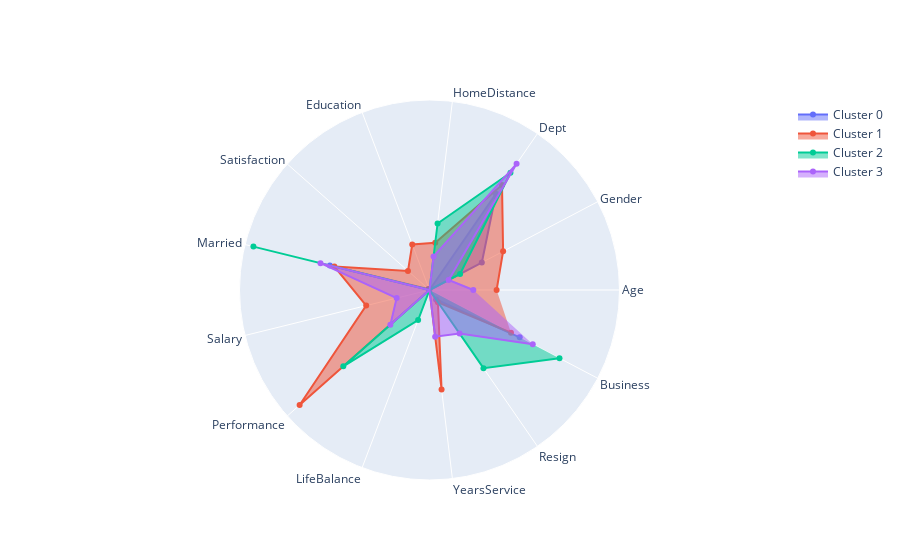

Notebook code for this chart:
### Markdown cell above
##### Gower

### Code cell
model = MeanShift(bandwidth=3.6)

# Fit model to samples
model.fit(dfGower2)
clusters=model.labels_
# Append score
print(silhouette_score(dfGower2,clusters))
radarChart(model,X,radarRange=2,usingCentroids=True,centroids=getCentroids(X,clusters))
#very slow processing time

### Figure 1 — Plotly figure (JSON) as saved in the notebook; plotly's stock layout.template omitted (floating-point values rounded to 4 significant figures)
{"data": [{"fill": "toself", "name": "Cluster 0", "r": [-0.03363, 0.622, 1.231, -0.04736, 0.00488, 0.01397, 1.08, -0.02936, -0.1006, 0.009696, -0.05043, 0.1212, 1.072], "theta": ["Age", "Gender", "Dept", "HomeDistance", "Education", "Satisfaction", "Married", "Salary", "Performance", "LifeBalance", "YearsService", "Resign", "Business"], "type": "scatterpolar"}, {"fill": "toself", "name": "Cluster 1", "r": [0.7064, 0.875, 1.344, 0.5007, 0.5124, 0.3029, 1.031, 0.6865, 1.826, -0.2371, 1.055, 0.1562, 0.9688], "theta": ["Age", "Gender", "Dept", "HomeDistance", "Education", "Satisfaction", "Married", "Salary", "Performance", "LifeBalance", "YearsService", "Resign", "Business"], "type": "scatterpolar"}, {"fill": "toself", "name": "Cluster 2", "r": [-0.8428, 0.3636, 1.5, 0.7054, -0.4477, -0.7021, 1.909, -0.6504, 1.212, 0.3381, -0.4718, 1, 1.545], "theta": ["Age", "Gender", "Dept", "HomeDistance", "Education", "Satisfaction", "Married", "Salary", "Performance", "LifeBalance", "YearsService", "Resign", "Business"], "type": "scatterpolar"}, {"fill": "toself", "name": "Cluster 3", "r": [0.4613, 0.2273, 1.614, 0.3562, -0.148, -0.1455, 1.182, 0.356, 0.5504, -0.1446, 0.4954, 0.5568, 1.227], "theta": ["Age", "Gender", "Dept", "HomeDistance", "Education", "Satisfaction", "Married", "Salary", "Performance", "LifeBalance", "YearsService", "Resign", "Business"], "type": "scatterpolar"}], "layout": {"polar": {"radialaxis": {"range": [0, 2], "visible": false}}, "showlegend": true}}
